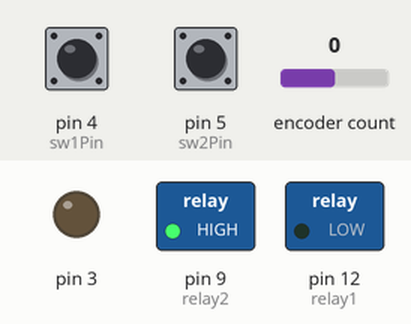
Recording of a sketch running on a simulated Arduino Uno, built with avr-gcc and run on an emulated ATmega328P. On the bench: switched loads named in the sketch (green lamp = pin HIGH), output pins drawn as LEDs (lit = HIGH). The inputs (shaded band) are chosen by the test bench; at power-on: pin 4 (sw1Pin) HIGH, pin 5 (sw2Pin) HIGH, encoder count 0. What the sketch prints to the serial monitor is not drawn.

Above: at 1.2 s.
1.3 s: pin 4 (sw1Pin) pulled LOW for 0.15 s
At 2.1 s:
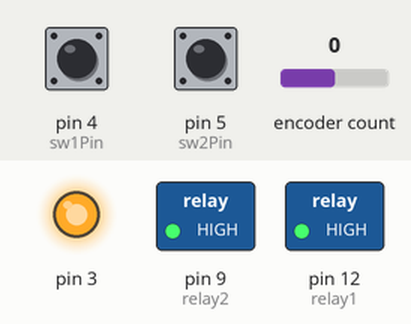
2.9 s: pin 5 (sw2Pin) pulled LOW for 0.15 s
At 3.4 s:
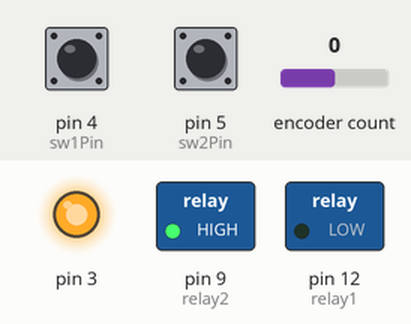
4.5 s: pin 5 (sw2Pin) pulled LOW for 3.2 s
At 5.1 s:
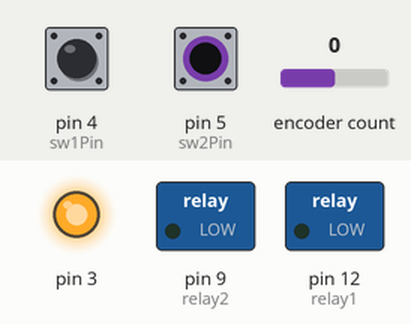
9.2 s: pin 4 (sw1Pin) pulled LOW for 1 s
At 9.8 s:
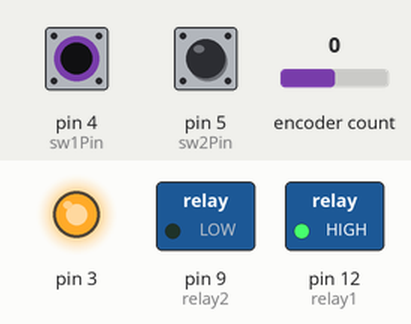
Timing chart, 0 to 12.2 s (numbered marks = the images above; inputs shaded):
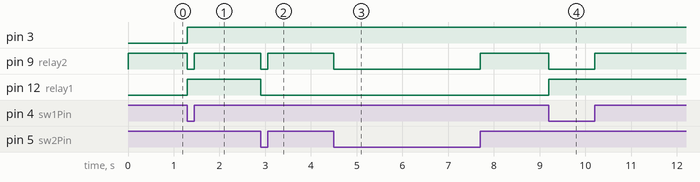

Measured:
- after the input at 1.3 s, pin 3, pin 12 (relay1): LOW → HIGH at once; pin 9 (relay2): HIGH → LOW at once, → HIGH 0.15 s later
- after the input at 2.9 s, pin 9 (relay2): HIGH → LOW at once, → HIGH 0.15 s later; pin 12 (relay1): HIGH → LOW at once
- after the input at 4.5 s, pin 9 (relay2): HIGH → LOW at once, → HIGH 3.2 s later
- after the input at 9.2 s, pin 9 (relay2): HIGH → LOW at once, → HIGH 1.0 s later; pin 12 (relay1): LOW → HIGH at once

The sketch:

sketch_sep06a.ino
```cpp
#include <Encoder.h>
const int relay1 = 12;
const int relay2 = 9;
const int sw1Pin = 4;
const int sw2Pin = 5;

//Set up the linear actuator encoder
//On many of the Arduino boards pins 2 and 3 are interrupt pins
// which provide the best performance of the encoder data.
Encoder myEnc(2, 7); //   avoid using pins with LEDs attached
long oldPosition  = -99999;

void setup() {

  //Setup Channel A
  pinMode(relay1, OUTPUT); //Initiates Motor Channel A pin
  pinMode(relay2, OUTPUT); //Initiates Brake Channel A pin
  pinMode(sw1Pin, INPUT_PULLUP);
  pinMode(sw2Pin, INPUT_PULLUP);
  Serial.begin(9600);
  //Setup Channel B

}

void loop(){


  int sw1State = digitalRead(sw1Pin); //Read the status of Switch1
  int sw2State = digitalRead(sw2Pin); //Read the status of Switch2

 if (sw1State == LOW) { //If switch1 is pressed
     extendActuator();
  } else {
     if (sw2State == LOW) { //If switch2 is pressed
        retractActuator();
     } else {   //NO SWITCHES pressed.
        stopActuator();
     }
  }

  //check the encoder to see if the position has changed
  long newPosition = myEnc.read();
  if (newPosition != oldPosition) {
    oldPosition = newPosition;
    Serial.println(newPosition);
  }
}

void extendActuator() {
  //Serial.println("extendActuator");
  digitalWrite(relay1, HIGH);
  digitalWrite(relay2, LOW);
  analogWrite(3, 255);
}

void retractActuator() {
  //Serial.println("retractActuator");
  digitalWrite(relay1, LOW);
  digitalWrite(relay2, LOW);
  analogWrite(3, 255);
}

void stopActuator() {
  //Serial.println("stopActuator");
  digitalWrite(relay2, HIGH);
}
```
